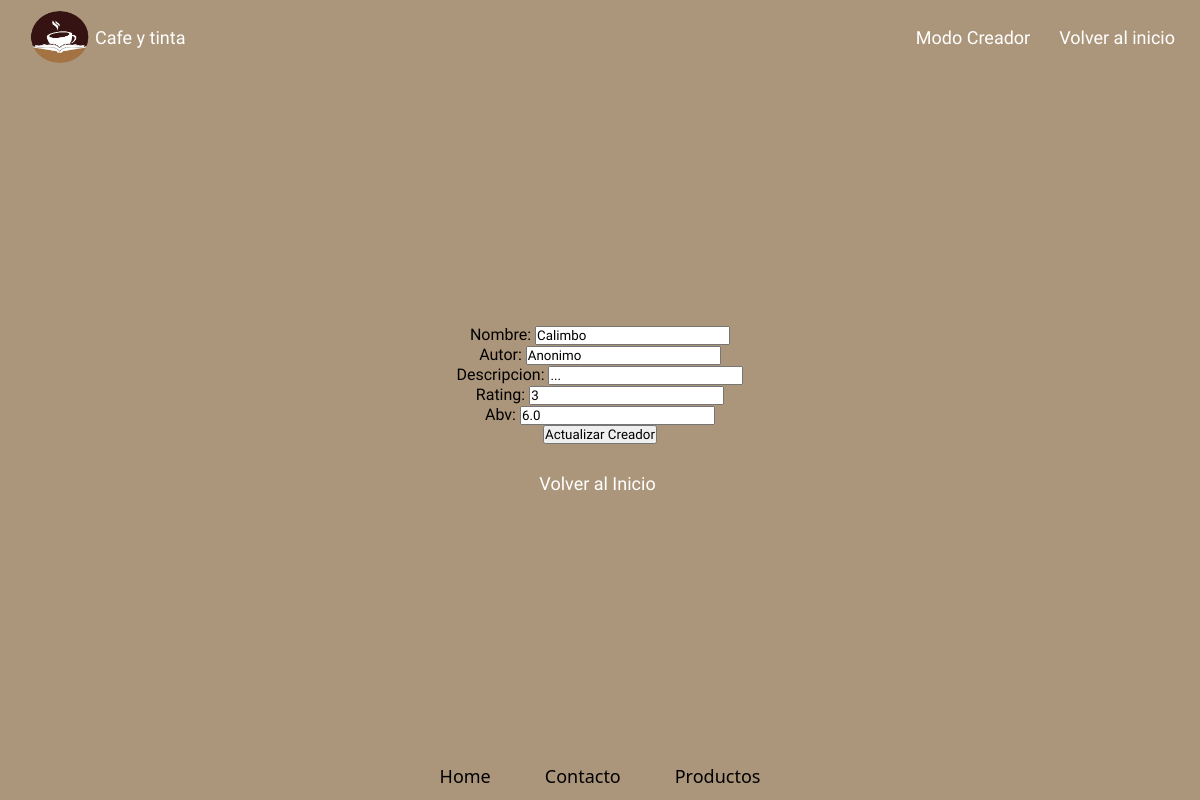
/Creador/2/update/, run on the app's committed database.
### creador_app/models.py (models this page shows, shortened)
class Creador(Model):
    nombre  =  models.CharField(max_length=400, null = False)
    autor  =  models.CharField(max_length=40, default="Anonimo")
    descripcion  =  models.CharField(max_length=1000)
    creacion = models.DateField(max_length=150,auto_now=True)
    rating  = models.PositiveSmallIntegerField(blank=False,null=False)
    abv     = models.FloatField(blank=True, null=True)
    class Meta:
        db_table = "creador_meta"

### creador_app/views.py (the view)
# urls.py: path("<int:pk>/update/", CreadorUpdateView.as_view(), name="update"),
class CreadorUpdateView(CreadorBaseView,UpdateView):
    template_name = "Creador_create.html"
    extra_context = {
        "tipo": "Actualizar Creador"
    }

### creador_app/templates/Creador_create.html (shortened to what this page needs)
{% load static %}
{% block content %}
<main>
  <!DOCTYPE html>
<html lang="en">
<head>
  <link rel="stylesheet" href="{% static './css/style1.css' %}" />
</head>
<body>
  <header>
    <div class="logo">
      <img class="img" src="{% static './Assets/img/Logo 2.png' %}" width="60" height="54" alt="">
      <h1 class="slogan">Cafe y tinta</h1>
    </div>
    <nav role="search">
      <a class="link" href="{% url 'creador:all' %}">Modo Creador</a>
      <a class="link" href="{% url 'index' %}">Volver al inicio</a>
    </nav>
  </header>
<main>
  <div class="Body_Create">
    <form method="post">
      {{form.as_div}}
      <input type="submit" value="{{ tipo }}" />
    </form>
    <br>
    <a class= "link" href="{% url 'creador:all' %}">Volver al Inicio</a>
  </div>
</main>
<footer>
  <nav role="search">
    <a class="link" href="">Home</a>
    <a class="link" href="">Contacto</a>
    <a class="link" href="">Productos</a>
  </nav>
</footer>
{% endblock %}

### static/Css/style1.css (style rules this page uses)
* { font-family:'Special Elite'; padding: 0; margin: 0; box-sizing: border-box; }
a { text-decoration: none; color: white; }
header { background-image: url(https://us.123rf.com/450wm/gangiskhan/gangiskhan1604/gangiskhan160400477/55388217-libros-de-la-vendimia-en-el-fondo-de-la-biblioteca.jpg?ver=6); min-height: 70px; width: 100vw; display: flex; justify-content: space-between; align-items: center; padding: 10px; }
.logo { display: flex; align-items: center; }
.img { border-radius: 50%; margin-left: 20px; cursor: pointer; }
.slogan { font-size: large; font-weight: 100; margin-left: 5px; color:white; }
.link { text-decoration: none; font-size: large; font-weight: 200; color: rgb(255, 255, 255); background-image: url(https://plus.unsplash.com/premium_photo-1675695700239-44153e6bf430?ixlib=rb-4.0.3&ixid=M3wxMjA3fDB8MHxzZWFyY2h8MXx8dGV4dHVyYSUyMGRlJTIwcGFwZWx8ZW58MHx8MHx8fDA%3D&w=1000&q=80); padding: 10px; margin-right: 5px; transition: .5s ease; border-radius: 10px; }
main { text-align: center; background-color: rgb(172, 150, 123); }
.Body_Create { height: 85vh; display: flex; align-items: center; justify-content: center; flex-direction: column; }

### data on the page
Creador: nombre "Calimbo", autor "Anonimo", descripcion "...", rating "3", abv "6.0"
